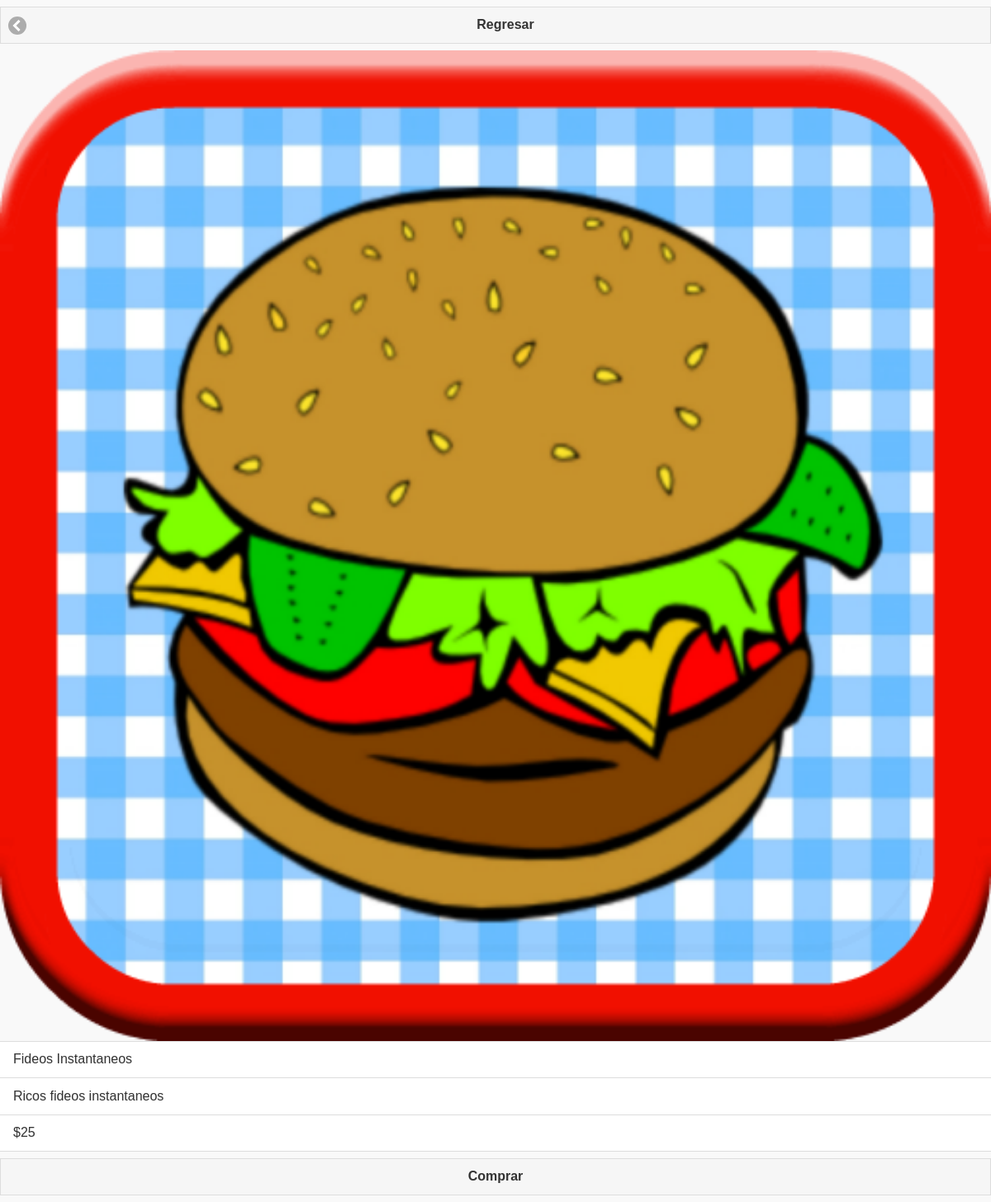
Screenshot of /producto/3/ with the database file from the repository.
### producto/models.py (models this page shows)
class Producto(models.Model):
    id = models.AutoField(primary_key=True)
    nombre = models.CharField(max_length=60)
    descripcion = models.CharField(max_length=100)
    precio = models.CharField(max_length=10)
    imagen = models.FileField(upload_to='products', name='imagen', blank=True)
    class Meta:
        db_table = 'products'

### producto/views.py (the view)
# urls.py: url(r'^producto/([0-9]+)/$', views.GetProducto),
def GetProducto(request, id):
    try:
        producto = Producto.objects.get(pk=id)
    except Producto.DoesNotExist:
        msg = {'error': 'El producto no existe'}
        return redirect('/error', msg)
    return render(request, 'producto.html', {'producto': producto})

### producto/templates/producto.html (shortened to what this page needs)
{% load staticfiles %}
    <link rel="stylesheet" href="{% static 'js/jquery/jquery.mobile-1.4.5.min.css' %}"/>
    <link rel="stylesheet" href="{% static 'css/main.css' %}"/>
<div data-role="page">
    <a href="#" data-rel="back"  class="ui-btn ui-icon-carat-l ui-btn-icon-left">Regresar</a>
    <img class="image-product" src="{% static "img/test.png" %}" alt="Test image"/>
    <ul data-role="listview" data-inset="false">
        <li>
            {{ producto.nombre }}
        </li>
        <li>
            {{ producto.descripcion }}
        </li>
        <li>
            {{ producto.precio }}
        </li>
    </ul>
    <a href="#" class="ui-btn">Comprar</a>
</div>

### webapp/static/css/main.css (style rules this page uses)
* { margin: 0; padding: 0; }
.image-product { width: 100vw; }

### rows the page displays
Producto: nombre "Fideos Instantaneos", descripcion "Ricos fideos instantaneos", precio "$25"
